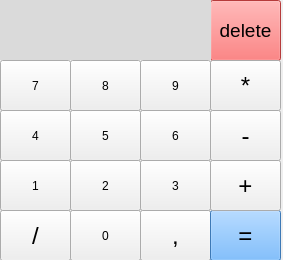
<?xml version="1.0" encoding="UTF-8"?>
<ui version="4.0">
 <class>calculator</class>
 <widget class="QMainWindow" name="calculator">
  <property name="geometry">
   <rect>
    <x>0</x>
    <y>0</y>
    <width>283</width>
    <height>260</height>
   </rect>
  </property>
  <property name="minimumSize">
   <size>
    <width>283</width>
    <height>260</height>
   </size>
  </property>
  <property name="maximumSize">
   <size>
    <width>283</width>
    <height>260</height>
   </size>
  </property>
  <property name="windowTitle">
   <string>calculator</string>
  </property>
  <widget class="QWidget" name="centralwidget">
   <widget class="QPushButton" name="pushButton_delete">
    <property name="geometry">
     <rect>
      <x>210</x>
      <y>0</y>
      <width>71</width>
      <height>61</height>
     </rect>
    </property>
    <property name="font">
     <font>
      <pointsize>14</pointsize>
     </font>
    </property>
    <property name="styleSheet">
     <string notr="true">background-color: rgb(255, 82, 82);</string>
    </property>
    <property name="text">
     <string>delete</string>
    </property>
   </widget>
   <widget class="QPushButton" name="pushButton_multiplication">
    <property name="geometry">
     <rect>
      <x>210</x>
      <y>60</y>
      <width>71</width>
      <height>51</height>
     </rect>
    </property>
    <property name="font">
     <font>
      <pointsize>18</pointsize>
     </font>
    </property>
    <property name="text">
     <string>*</string>
    </property>
   </widget>
   <widget class="QPushButton" name="pushButton_6">
    <property name="geometry">
     <rect>
      <x>140</x>
      <y>110</y>
      <width>71</width>
      <height>51</height>
     </rect>
    </property>
    <property name="text">
     <string>6</string>
    </property>
   </widget>
   <widget class="QPushButton" name="pushButton_4">
    <property name="geometry">
     <rect>
      <x>0</x>
      <y>110</y>
      <width>71</width>
      <height>51</height>
     </rect>
    </property>
    <property name="text">
     <string>4</string>
    </property>
   </widget>
   <widget class="QPushButton" name="pushButton_7">
    <property name="geometry">
     <rect>
      <x>0</x>
      <y>60</y>
      <width>71</width>
      <height>51</height>
     </rect>
    </property>
    <property name="text">
     <string>7</string>
    </property>
   </widget>
   <widget class="QPushButton" name="pushButton_5">
    <property name="geometry">
     <rect>
      <x>70</x>
      <y>110</y>
      <width>71</width>
      <height>51</height>
     </rect>
    </property>
    <property name="text">
     <string>5</string>
    </property>
   </widget>
   <widget class="QPushButton" name="pushButton_9">
    <property name="geometry">
     <rect>
      <x>140</x>
      <y>60</y>
      <width>71</width>
      <height>51</height>
     </rect>
    </property>
    <property name="text">
     <string>9</string>
    </property>
   </widget>
   <widget class="QPushButton" name="pushButton_8">
    <property name="geometry">
     <rect>
      <x>70</x>
      <y>60</y>
      <width>71</width>
      <height>51</height>
     </rect>
    </property>
    <property name="text">
     <string>8</string>
    </property>
   </widget>
   <widget class="QPushButton" name="pushButton_minus">
    <property name="geometry">
     <rect>
      <x>210</x>
      <y>110</y>
      <width>71</width>
      <height>51</height>
     </rect>
    </property>
    <property name="font">
     <font>
      <pointsize>18</pointsize>
     </font>
    </property>
    <property name="text">
     <string>-</string>
    </property>
   </widget>
   <widget class="QPushButton" name="pushButton_point">
    <property name="geometry">
     <rect>
      <x>140</x>
      <y>210</y>
      <width>71</width>
      <height>51</height>
     </rect>
    </property>
    <property name="font">
     <font>
      <pointsize>18</pointsize>
     </font>
    </property>
    <property name="text">
     <string>,</string>
    </property>
   </widget>
   <widget class="QPushButton" name="pushButton_3">
    <property name="geometry">
     <rect>
      <x>140</x>
      <y>160</y>
      <width>71</width>
      <height>51</height>
     </rect>
    </property>
    <property name="text">
     <string>3</string>
    </property>
   </widget>
   <widget class="QPushButton" name="pushButton_share">
    <property name="geometry">
     <rect>
      <x>0</x>
      <y>210</y>
      <width>71</width>
      <height>51</height>
     </rect>
    </property>
    <property name="font">
     <font>
      <pointsize>18</pointsize>
     </font>
    </property>
    <property name="text">
     <string>/</string>
    </property>
   </widget>
   <widget class="QPushButton" name="pushButton_result">
    <property name="geometry">
     <rect>
      <x>210</x>
      <y>210</y>
      <width>71</width>
      <height>51</height>
     </rect>
    </property>
    <property name="font">
     <font>
      <pointsize>18</pointsize>
     </font>
    </property>
    <property name="styleSheet">
     <string notr="true">background-color: rgb(85, 170, 255);</string>
    </property>
    <property name="text">
     <string>=</string>
    </property>
   </widget>
   <widget class="QPushButton" name="pushButton_plus">
    <property name="geometry">
     <rect>
      <x>210</x>
      <y>160</y>
      <width>71</width>
      <height>51</height>
     </rect>
    </property>
    <property name="font">
     <font>
      <pointsize>18</pointsize>
     </font>
    </property>
    <property name="text">
     <string>+</string>
    </property>
   </widget>
   <widget class="QPushButton" name="pushButton_1">
    <property name="geometry">
     <rect>
      <x>0</x>
      <y>160</y>
      <width>71</width>
      <height>51</height>
     </rect>
    </property>
    <property name="text">
     <string>1</string>
    </property>
   </widget>
   <widget class="QPushButton" name="pushButton_0">
    <property name="geometry">
     <rect>
      <x>70</x>
      <y>210</y>
      <width>71</width>
      <height>51</height>
     </rect>
    </property>
    <property name="text">
     <string>0</string>
    </property>
   </widget>
   <widget class="QPushButton" name="pushButton_2">
    <property name="geometry">
     <rect>
      <x>70</x>
      <y>160</y>
      <width>71</width>
      <height>51</height>
     </rect>
    </property>
    <property name="text">
     <string>2</string>
    </property>
   </widget>
   <widget class="QLabel" name="label">
    <property name="geometry">
     <rect>
      <x>0</x>
      <y>20</y>
      <width>211</width>
      <height>20</height>
     </rect>
    </property>
    <property name="styleSheet">
     <string notr="true">background-color: rgb(218, 218, 218);</string>
    </property>
    <property name="text">
     <string/>
    </property>
   </widget>
   <widget class="QLabel" name="label_2">
    <property name="geometry">
     <rect>
      <x>0</x>
      <y>0</y>
      <width>211</width>
      <height>20</height>
     </rect>
    </property>
    <property name="styleSheet">
     <string notr="true">background-color: rgb(218, 218, 218);</string>
    </property>
    <property name="text">
     <string/>
    </property>
   </widget>
   <widget class="QLabel" name="label_3">
    <property name="geometry">
     <rect>
      <x>0</x>
      <y>40</y>
      <width>211</width>
      <height>20</height>
     </rect>
    </property>
    <property name="styleSheet">
     <string notr="true">background-color: rgb(218, 218, 218);</string>
    </property>
    <property name="text">
     <string/>
    </property>
   </widget>
  </widget>
 </widget>
 <resources/>
 <connections/>
</ui>
